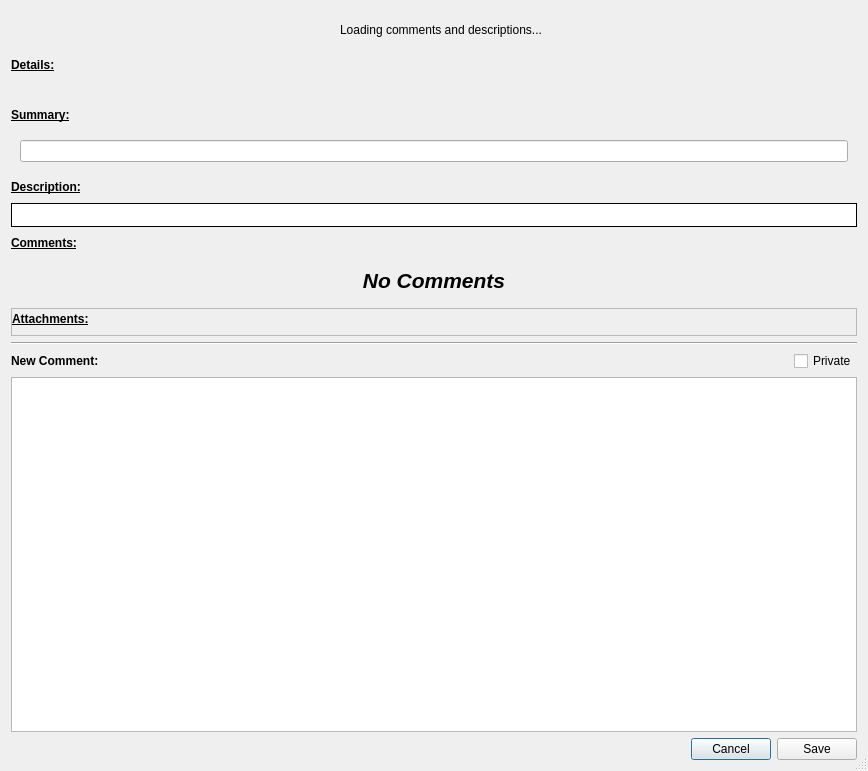
<?xml version="1.0" encoding="UTF-8"?>
<ui version="4.0">
 <class>BugDetailsDialog</class>
 <widget class="QDialog" name="BugDetailsDialog">
  <property name="geometry">
   <rect>
    <x>0</x>
    <y>0</y>
    <width>868</width>
    <height>771</height>
   </rect>
  </property>
  <property name="windowTitle">
   <string>Bug Details</string>
  </property>
  <property name="sizeGripEnabled">
   <bool>true</bool>
  </property>
  <layout class="QVBoxLayout" name="verticalLayout_10">
   <item>
    <widget class="QFrame" name="loadingFrame">
     <property name="frameShape">
      <enum>QFrame::NoFrame</enum>
     </property>
     <property name="frameShadow">
      <enum>QFrame::Plain</enum>
     </property>
     <layout class="QHBoxLayout" name="horizontalLayout_3">
      <item>
       <spacer name="horizontalSpacer">
        <property name="orientation">
         <enum>Qt::Horizontal</enum>
        </property>
        <property name="sizeHint" stdset="0">
         <size>
          <width>40</width>
          <height>20</height>
         </size>
        </property>
       </spacer>
      </item>
      <item>
       <widget class="QLabel" name="spinnerLabel">
        <property name="text">
         <string/>
        </property>
        <property name="pixmap">
         <pixmap resource="resources.qrc">:/spinner</pixmap>
        </property>
        <property name="alignment">
         <set>Qt::AlignHCenter|Qt::AlignTop</set>
        </property>
       </widget>
      </item>
      <item>
       <widget class="QLabel" name="loadingCommentsLabel">
        <property name="text">
         <string>Loading comments and descriptions...</string>
        </property>
        <property name="alignment">
         <set>Qt::AlignLeading|Qt::AlignLeft|Qt::AlignVCenter</set>
        </property>
       </widget>
      </item>
      <item>
       <spacer name="horizontalSpacer_2">
        <property name="orientation">
         <enum>Qt::Horizontal</enum>
        </property>
        <property name="sizeHint" stdset="0">
         <size>
          <width>40</width>
          <height>20</height>
         </size>
        </property>
       </spacer>
      </item>
     </layout>
    </widget>
   </item>
   <item>
    <layout class="QHBoxLayout" name="detailsLabelLayout">
     <item>
      <widget class="ClickableText" name="detailsLabel">
       <property name="font">
        <font>
         <weight>75</weight>
         <bold>true</bold>
         <underline>true</underline>
        </font>
       </property>
       <property name="toolTip">
        <string>Click to show or hide the details</string>
       </property>
       <property name="text">
        <string>Details:</string>
       </property>
      </widget>
     </item>
     <item>
      <widget class="QLabel" name="detailsGraphic">
       <property name="text">
        <string/>
       </property>
       <property name="pixmap">
        <pixmap resource="resources.qrc">:/small_arrow_down</pixmap>
       </property>
      </widget>
     </item>
     <item>
      <spacer name="horizontalSpacer_3">
       <property name="orientation">
        <enum>Qt::Horizontal</enum>
       </property>
       <property name="sizeHint" stdset="0">
        <size>
         <width>40</width>
         <height>20</height>
        </size>
       </property>
      </spacer>
     </item>
    </layout>
   </item>
   <item>
    <widget class="QFrame" name="detailsFrame">
     <property name="frameShape">
      <enum>QFrame::NoFrame</enum>
     </property>
     <property name="frameShadow">
      <enum>QFrame::Plain</enum>
     </property>
     <layout class="QVBoxLayout" name="detailsLayout"/>
    </widget>
   </item>
   <item>
    <widget class="QFrame" name="topSummaryFrame">
     <property name="frameShape">
      <enum>QFrame::NoFrame</enum>
     </property>
     <property name="frameShadow">
      <enum>QFrame::Plain</enum>
     </property>
     <layout class="QVBoxLayout" name="verticalLayout_7">
      <property name="margin">
       <number>0</number>
      </property>
      <item>
       <layout class="QHBoxLayout" name="summaryLabelLayout">
        <item>
         <widget class="ClickableText" name="summaryLabel">
          <property name="font">
           <font>
            <weight>75</weight>
            <bold>true</bold>
            <underline>true</underline>
           </font>
          </property>
          <property name="toolTip">
           <string>Click to show or hide the summary</string>
          </property>
          <property name="text">
           <string>Summary:</string>
          </property>
         </widget>
        </item>
        <item>
         <widget class="QLabel" name="summaryGraphic">
          <property name="text">
           <string/>
          </property>
          <property name="pixmap">
           <pixmap resource="resources.qrc">:/small_arrow_down</pixmap>
          </property>
         </widget>
        </item>
        <item>
         <spacer name="horizontalSpacer_4">
          <property name="orientation">
           <enum>Qt::Horizontal</enum>
          </property>
          <property name="sizeHint" stdset="0">
           <size>
            <width>40</width>
            <height>20</height>
           </size>
          </property>
         </spacer>
        </item>
       </layout>
      </item>
      <item>
       <widget class="QFrame" name="summaryFrame">
        <property name="frameShape">
         <enum>QFrame::NoFrame</enum>
        </property>
        <property name="frameShadow">
         <enum>QFrame::Plain</enum>
        </property>
        <layout class="QVBoxLayout" name="verticalLayout_5">
         <item>
          <widget class="QLineEdit" name="summaryTextBox">
           <property name="readOnly">
            <bool>true</bool>
           </property>
          </widget>
         </item>
        </layout>
       </widget>
      </item>
     </layout>
    </widget>
   </item>
   <item>
    <widget class="QScrollArea" name="scrollArea_2">
     <property name="frameShape">
      <enum>QFrame::NoFrame</enum>
     </property>
     <property name="frameShadow">
      <enum>QFrame::Plain</enum>
     </property>
     <property name="lineWidth">
      <number>0</number>
     </property>
     <property name="widgetResizable">
      <bool>true</bool>
     </property>
     <widget class="QWidget" name="scrollAreaWidgetContents_2">
      <property name="geometry">
       <rect>
        <x>0</x>
        <y>0</y>
        <width>860</width>
        <height>522</height>
       </rect>
      </property>
      <layout class="QVBoxLayout" name="verticalLayout_11">
       <property name="margin">
        <number>0</number>
       </property>
       <item>
        <widget class="QFrame" name="topDescriptionFrame">
         <property name="minimumSize">
          <size>
           <width>0</width>
           <height>26</height>
          </size>
         </property>
         <property name="frameShape">
          <enum>QFrame::NoFrame</enum>
         </property>
         <property name="frameShadow">
          <enum>QFrame::Plain</enum>
         </property>
         <layout class="QVBoxLayout" name="verticalLayout_4">
          <property name="margin">
           <number>0</number>
          </property>
          <item>
           <layout class="QHBoxLayout" name="descriptionLabelLayout">
            <item>
             <widget class="ClickableText" name="descriptionLabel">
              <property name="font">
               <font>
                <weight>75</weight>
                <bold>true</bold>
                <underline>true</underline>
               </font>
              </property>
              <property name="toolTip">
               <string>Click to show or hide the description</string>
              </property>
              <property name="text">
               <string>Description:</string>
              </property>
             </widget>
            </item>
            <item>
             <widget class="QLabel" name="descriptionGraphic">
              <property name="text">
               <string/>
              </property>
              <property name="pixmap">
               <pixmap resource="resources.qrc">:/small_arrow_down</pixmap>
              </property>
             </widget>
            </item>
            <item>
             <spacer name="horizontalSpacer_6">
              <property name="orientation">
               <enum>Qt::Horizontal</enum>
              </property>
              <property name="sizeHint" stdset="0">
               <size>
                <width>40</width>
                <height>20</height>
               </size>
              </property>
             </spacer>
            </item>
           </layout>
          </item>
          <item>
           <widget class="QFrame" name="descriptionFrame">
            <property name="styleSheet">
             <string notr="true">background: rgb(255, 255, 255)</string>
            </property>
            <property name="frameShape">
             <enum>QFrame::Box</enum>
            </property>
            <property name="frameShadow">
             <enum>QFrame::Plain</enum>
            </property>
            <layout class="QVBoxLayout" name="verticalLayout_2">
             <property name="margin">
              <number>4</number>
             </property>
             <item>
              <widget class="QLabel" name="descriptionText">
               <property name="text">
                <string/>
               </property>
               <property name="wordWrap">
                <bool>true</bool>
               </property>
               <property name="openExternalLinks">
                <bool>true</bool>
               </property>
              </widget>
             </item>
            </layout>
           </widget>
          </item>
         </layout>
        </widget>
       </item>
       <item>
        <widget class="QFrame" name="topCommentsFrame">
         <property name="minimumSize">
          <size>
           <width>0</width>
           <height>26</height>
          </size>
         </property>
         <property name="frameShape">
          <enum>QFrame::NoFrame</enum>
         </property>
         <property name="frameShadow">
          <enum>QFrame::Plain</enum>
         </property>
         <layout class="QVBoxLayout" name="verticalLayout_8">
          <property name="margin">
           <number>0</number>
          </property>
          <item>
           <layout class="QHBoxLayout" name="commentsLabelLayout">
            <item>
             <widget class="ClickableText" name="commentsLabel">
              <property name="font">
               <font>
                <weight>75</weight>
                <bold>true</bold>
                <underline>true</underline>
               </font>
              </property>
              <property name="toolTip">
               <string>Click to show or hide the comments</string>
              </property>
              <property name="text">
               <string>Comments:</string>
              </property>
             </widget>
            </item>
            <item>
             <widget class="QLabel" name="commentsGraphic">
              <property name="text">
               <string/>
              </property>
              <property name="pixmap">
               <pixmap resource="resources.qrc">:/small_arrow_down</pixmap>
              </property>
             </widget>
            </item>
            <item>
             <spacer name="horizontalSpacer_7">
              <property name="orientation">
               <enum>Qt::Horizontal</enum>
              </property>
              <property name="sizeHint" stdset="0">
               <size>
                <width>40</width>
                <height>20</height>
               </size>
              </property>
             </spacer>
            </item>
           </layout>
          </item>
          <item>
           <widget class="QFrame" name="commentsFrame">
            <property name="styleSheet">
             <string notr="true"/>
            </property>
            <property name="frameShape">
             <enum>QFrame::NoFrame</enum>
            </property>
            <property name="frameShadow">
             <enum>QFrame::Plain</enum>
            </property>
            <layout class="QVBoxLayout" name="verticalLayout_3">
             <item>
              <layout class="QVBoxLayout" name="commentsLayout">
               <item>
                <widget class="QLabel" name="noCommentsLabel">
                 <property name="font">
                  <font>
                   <pointsize>16</pointsize>
                   <weight>75</weight>
                   <italic>true</italic>
                   <bold>true</bold>
                  </font>
                 </property>
                 <property name="text">
                  <string>No Comments</string>
                 </property>
                 <property name="alignment">
                  <set>Qt::AlignCenter</set>
                 </property>
                 <property name="textInteractionFlags">
                  <set>Qt::NoTextInteraction</set>
                 </property>
                </widget>
               </item>
              </layout>
             </item>
            </layout>
           </widget>
          </item>
         </layout>
        </widget>
       </item>
       <item>
        <widget class="QFrame" name="topAttachmentsFrame">
         <property name="frameShape">
          <enum>QFrame::StyledPanel</enum>
         </property>
         <property name="frameShadow">
          <enum>QFrame::Plain</enum>
         </property>
         <layout class="QVBoxLayout" name="verticalLayout_6">
          <property name="margin">
           <number>0</number>
          </property>
          <item>
           <layout class="QHBoxLayout" name="attachmentsLabelLayout">
            <item>
             <widget class="ClickableText" name="attachmentsLabel">
              <property name="font">
               <font>
                <weight>75</weight>
                <bold>true</bold>
                <underline>true</underline>
               </font>
              </property>
              <property name="text">
               <string>Attachments:</string>
              </property>
             </widget>
            </item>
            <item>
             <widget class="QLabel" name="attachmentsGraphic">
              <property name="text">
               <string/>
              </property>
              <property name="pixmap">
               <pixmap resource="resources.qrc">:/small_arrow_down</pixmap>
              </property>
             </widget>
            </item>
            <item>
             <spacer name="horizontalSpacer_9">
              <property name="orientation">
               <enum>Qt::Horizontal</enum>
              </property>
              <property name="sizeHint" stdset="0">
               <size>
                <width>40</width>
                <height>20</height>
               </size>
              </property>
             </spacer>
            </item>
           </layout>
          </item>
          <item>
           <widget class="QFrame" name="attachmentsFrame">
            <property name="frameShape">
             <enum>QFrame::NoFrame</enum>
            </property>
            <property name="frameShadow">
             <enum>QFrame::Plain</enum>
            </property>
            <layout class="QVBoxLayout" name="verticalLayout_13">
             <property name="margin">
              <number>0</number>
             </property>
             <item>
              <layout class="QVBoxLayout" name="attachmentsLayout"/>
             </item>
            </layout>
           </widget>
          </item>
         </layout>
        </widget>
       </item>
       <item>
        <widget class="Line" name="line">
         <property name="orientation">
          <enum>Qt::Horizontal</enum>
         </property>
        </widget>
       </item>
       <item>
        <widget class="QFrame" name="topNewCommentFrame">
         <property name="minimumSize">
          <size>
           <width>0</width>
           <height>30</height>
          </size>
         </property>
         <property name="frameShape">
          <enum>QFrame::NoFrame</enum>
         </property>
         <property name="frameShadow">
          <enum>QFrame::Plain</enum>
         </property>
         <layout class="QVBoxLayout" name="verticalLayout">
          <property name="margin">
           <number>0</number>
          </property>
          <item>
           <widget class="QFrame" name="newCommentFrame">
            <property name="frameShape">
             <enum>QFrame::NoFrame</enum>
            </property>
            <property name="frameShadow">
             <enum>QFrame::Plain</enum>
            </property>
            <layout class="QVBoxLayout" name="verticalLayout_9">
             <property name="margin">
              <number>0</number>
             </property>
             <item>
              <layout class="QHBoxLayout" name="horizontalLayout_2">
               <item>
                <widget class="QLabel" name="newCommentLabel">
                 <property name="font">
                  <font>
                   <weight>75</weight>
                   <bold>true</bold>
                  </font>
                 </property>
                 <property name="text">
                  <string>New Comment:</string>
                 </property>
                </widget>
               </item>
               <item>
                <spacer name="horizontalSpacer_5">
                 <property name="orientation">
                  <enum>Qt::Horizontal</enum>
                 </property>
                 <property name="sizeHint" stdset="0">
                  <size>
                   <width>40</width>
                   <height>20</height>
                  </size>
                 </property>
                </spacer>
               </item>
               <item>
                <widget class="QCheckBox" name="newCommentPrivateCheckbox">
                 <property name="text">
                  <string>Private</string>
                 </property>
                </widget>
               </item>
              </layout>
             </item>
             <item>
              <widget class="QPlainTextEdit" name="commentEdit">
               <property name="sizePolicy">
                <sizepolicy hsizetype="Expanding" vsizetype="Expanding">
                 <horstretch>0</horstretch>
                 <verstretch>0</verstretch>
                </sizepolicy>
               </property>
              </widget>
             </item>
            </layout>
           </widget>
          </item>
         </layout>
        </widget>
       </item>
      </layout>
     </widget>
    </widget>
   </item>
   <item>
    <layout class="QHBoxLayout" name="horizontalLayout">
     <item>
      <spacer name="horizontalSpacer_8">
       <property name="orientation">
        <enum>Qt::Horizontal</enum>
       </property>
       <property name="sizeHint" stdset="0">
        <size>
         <width>40</width>
         <height>20</height>
        </size>
       </property>
      </spacer>
     </item>
     <item>
      <widget class="QPushButton" name="cancelButton">
       <property name="text">
        <string>Cancel</string>
       </property>
      </widget>
     </item>
     <item>
      <widget class="QPushButton" name="saveButton">
       <property name="text">
        <string>Save</string>
       </property>
      </widget>
     </item>
    </layout>
   </item>
  </layout>
 </widget>
 <customwidgets>
  <customwidget>
   <class>ClickableText</class>
   <extends>QLabel</extends>
   <header>ClickableText.h</header>
  </customwidget>
 </customwidgets>
 <resources>
  <include location="resources.qrc"/>
 </resources>
 <connections/>
</ui>
